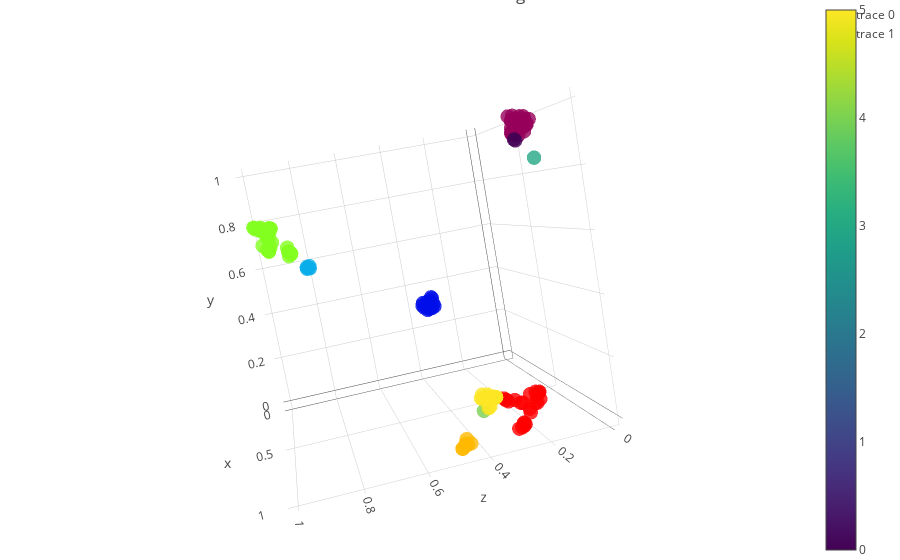

Here is the notebook cell this chart was saved with:
### Markdown cell above
## Plotting high dimensional clusters in lower dims

> Note that data points that cluster in higher dims do not *have* to cluster in lower dim UMAP projections

**Use the lower dims only for plotting and visual verification / data exploration**

### Code cell
data=[emb3d, val_emb3d]

fig = go.Figure(data=data, layout=layout)
iplot(fig, filename='lrp-val.html')
